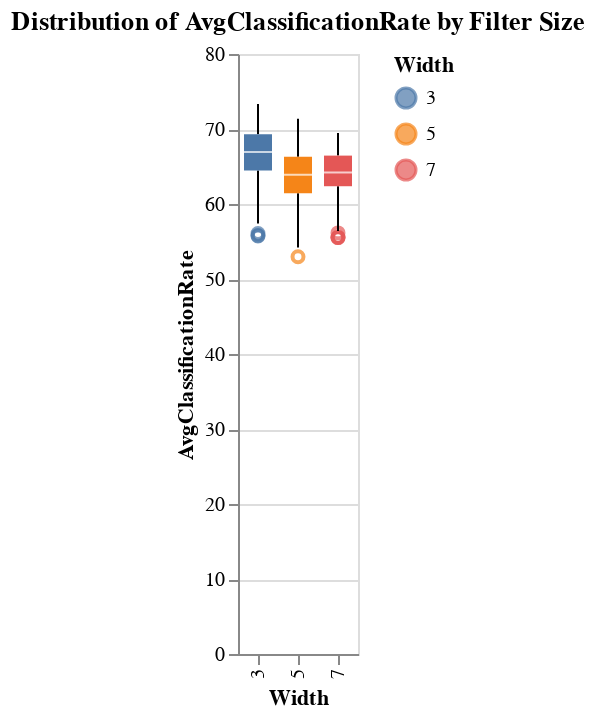

The notebook cell this image was saved under:
### Code cell
chart = alt.Chart(df).mark_boxplot().encode(
    x='Width:N',
    y='AvgClassificationRate:Q',
    color='Width:N'
).properties(
    title='Distribution of AvgClassificationRate by Filter Size'
)
chart

### Figure 1 — Vega-Lite specification as saved in the notebook (floating-point values rounded to 4 significant figures; data arrays with more than 128 entries replaced by an {"elided": "..."} marker saying what was removed)
{"config": {"view": {"continuousWidth": 300, "continuousHeight": 300}}, "data": {"name": "data-53a41ac746499b8a045c4ec0408bb457"}, "mark": {"type": "boxplot"}, "encoding": {"color": {"field": "Width", "type": "nominal"}, "x": {"field": "Width", "type": "nominal"}, "y": {"field": "AvgClassificationRate", "type": "quantitative"}}, "title": "Distribution of AvgClassificationRate by Filter Size", "$schema": "https://vega.github.io/schema/vega-lite/v5.20.1.json", "datasets": {"data-53a41ac746499b8a045c4ec0408bb457": {"elided": "297 records"}}}
